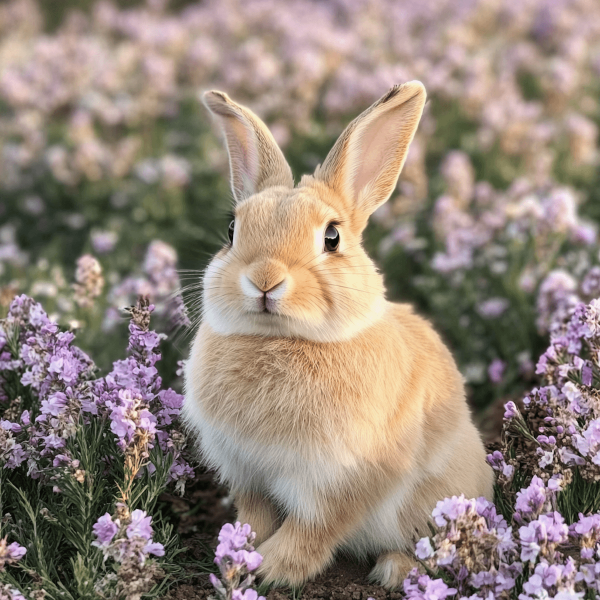
#> input picture data/img/Rabbit_Flowers.png, 1200 x 1200 px, given in place of margaritaNO.webp, which was not available (shown at 1/2 size)
$ python coherent_line_drawing.py
#> lines starting #> are read from the running program, lines starting #| are printed output that depends on the picture
### pixelops/io/image.py
"""
Image I/O utilities.
"""

import cv2 as cv
import numpy as np


def imread(path: str, mode: str = "rgb") -> np.ndarray:
    """
    Load an image from disk.

    Parameters
    ----------
    path : str
        Path to the image file.

    mode : {"rgb", "gray"}, optional
        Color mode of the loaded image.

    Returns
    -------
    np.ndarray
        Loaded image as uint8.

        - RGB images have shape (H, W, 3)
        - Grayscale images have shape (H, W)

    Raises
    ------
    ValueError
        If mode is invalid.

    IOError
        If the image cannot be loaded.

    Notes
    -----
    Internally uses OpenCV but always returns RGB images.
    """
#> called with path = './data/img/margaritaNO.webp', mode = 'rgb'

    if mode == "rgb":

        img = cv.imread(path, cv.IMREAD_COLOR)
#> img is the input picture: shape (1200, 1200, 3); mean B, G, R 122.2, 133.4, 148.2

        if img is None:
            raise IOError(
                f"Could not read image: {path}"
            )

        img = cv.cvtColor(img, cv.COLOR_BGR2RGB)

        return img

    elif mode == "gray":

        img = cv.imread(path, cv.IMREAD_GRAYSCALE)

        if img is None:
            raise IOError(
                f"Could not read image: {path}"
            )

        return img

    else:
        raise ValueError(
            "mode must be 'rgb' or 'gray'."
    )

### pixelops/edges/coherent_lines.py
"""
Implementation based on the "Coherent Line Drawing" algorithm.

Academic Reference:
    Kang, H., Lee, S., & Chui, C. K. (2007).
    "Coherent Line Drawing".
    In Proceedings of the 5th international symposium on Non-photorealistic
    animation and rendering (NPAR '07). ACM.

Description:
    This module implements the workflow described in the original paper,
    including the construction of the Edge Tangent Flow (ETF) and the
    Flow-based Difference of Gaussians (FDoG) filtering to extract
    continuous lines and preserve edges.
"""
import numpy as np
import cv2 as cv
from pixelops.core import validate_image
from pixelops.filtering.spatial.etf import compute_etf
from pixelops.filtering.spatial.fdog import apply_fdog

def coherent_line_drawing(
    image: np.ndarray,
    etf_r: int = 3,
    fdog_iter: int = 2,
    sigma_m: float = 5.9,
    sigma_c: float = 0.6,
    rho: float = 0.99,
    tau: float = 0.9
) -> np.ndarray:
    """
    Extract coherent lines from an image using ETF and FDoG filtering.

    Parameters
    ----------
    image : np.ndarray
        Input BGR or grayscale image.
    etf_r : int, optional
        Radius for ETF calculation.
    fdog_iter : int, optional
        Number of feedback iterations for FDoG.
    sigma_m : float, optional
        FDoG longitudinal smoothing parameter.
    sigma_c : float, optional
        FDoG transversal center parameter.
    rho : float, optional
        FDoG noise control parameter.
    tau : float, optional
        Threshold for line binarization.

    Returns
    -------
    np.ndarray
        Line drawing representation of the input image.
    """
#> called with etf_r = 2, fdog_iter = 3, sigma_m = 2.5, sigma_c = 0.9, rho = 0.99, tau = 0.4
    validate_image(image)

    if len(image.shape) == 3:
        gray = cv.cvtColor(image, cv.COLOR_BGR2GRAY)
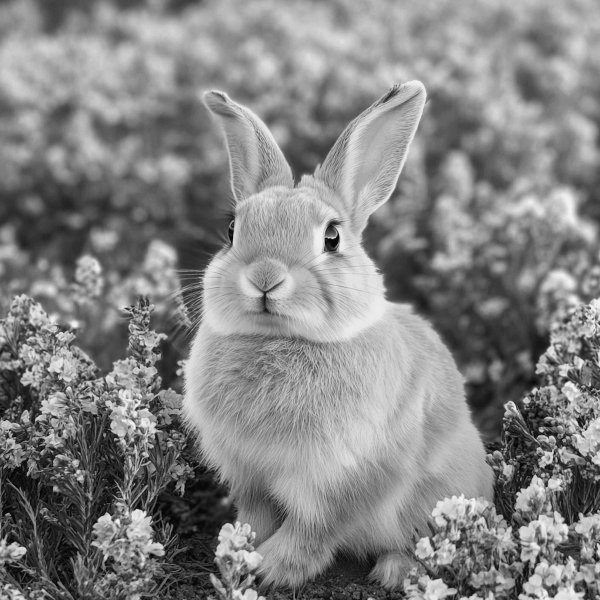
#> gray: shape (1200, 1200) (shown at 1/2 size); min 8, max 240, mean 131.8
    else:
        gray = image.copy()

#> (the run stopped early here; a loop or call above may not have finished)

$ run again, on data/img/cerezo.png
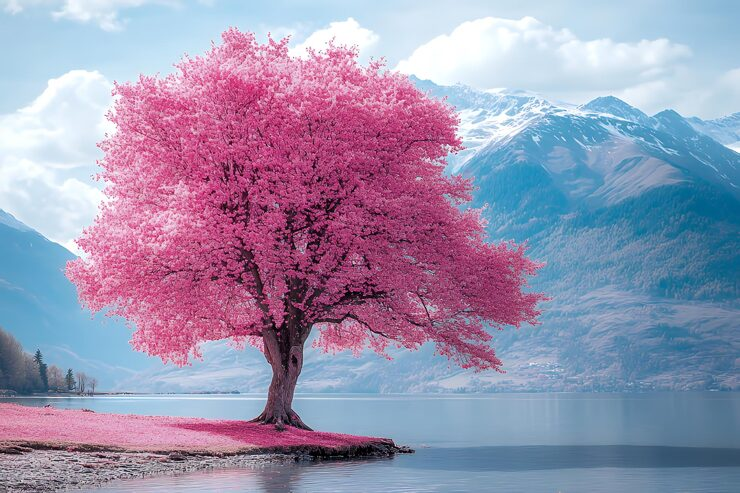
#> input picture data/img/cerezo.png, 740 x 493 px, given in place of margaritaNO.webp, which was not available
#> in imread, img is the input picture: shape (493, 740, 3); mean B, G, R 176.9, 147.3, 154.9
#> in coherent_line_drawing, `gray = cv.cvtColor(image, cv.COLOR_BGR2GRAY)`:
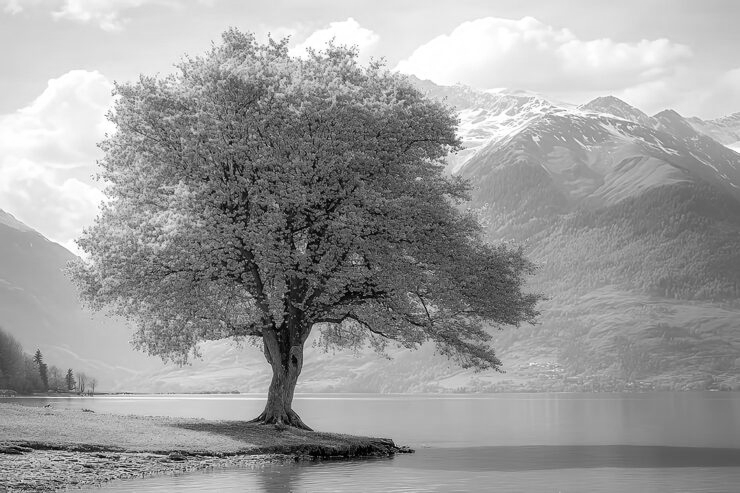
#> gray: shape (493, 740); min 0, max 255, mean 157
